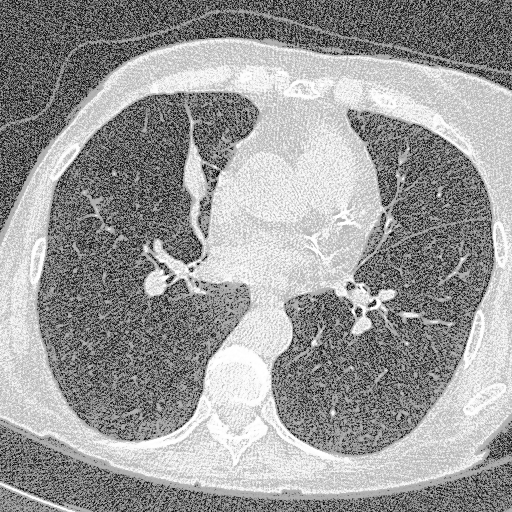
%> input picture Lecture Scripts/LungCtSlice.tif, 512 x 512 px
$ octave Snippet_03_Estimate_Lung_Intensity_Models_With_Masks.m   (GNU Octave 9; MATLAB toolbox functions it lacks are replaced by stand-ins)
%> lines starting %> are read from the running program, lines starting %| are printed output that depends on the picture; in (x1, y1, x2, y2) boxes, pixels count from 0 and x2, y2 are one past the last pixel; in counts of white or black regions, pixels touching at a corner belong together; the program's own positions count from 1
% Clear the command window.
clc;
% Close all open figure windows.
close all;
% Clear all variables from the workspace.
clear all;

% Read the lung image and convert it to double precision.
doubleImage = double(imread("LungCtSlice.tif"));
%> doubleImage: size 512x512 double; min 0, max 255, mean 154.6; mean of the top-left, top-right, bottom-left and bottom-right quarters 134.5, 165.1, 158.3, 160.5
% Read the single binary mask where white labels the lung and black labels the chest.
maskImage = double(imread("LungCtMask.tif"));
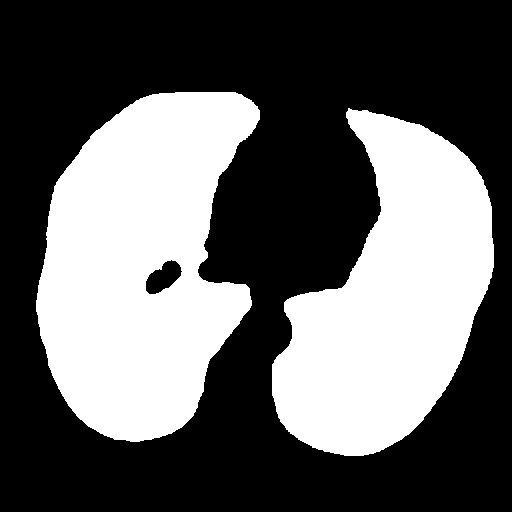
%> input picture Lecture Scripts/LungCtMask.tif, 512 x 512 px
%> maskImage: size 512x512 double; 38.2% white; 2 white regions, box (x1, y1, x2, y2) and area: (36, 92, 260, 442) 53975, (272, 108, 494, 456) 46224
% Convert the white lung region to a logical array.
lungMask = maskImage > 0;
% Derive the black chest region as the logical complement of the lung mask.
chestMask = ~lungMask;
% Check whether the mask matches the size of the lung image.
if (~isequal(size(doubleImage), size(lungMask)))
    % Stop the script with a clear error message.
    error("The mask must have the same size as the lung image.");
% End the size-check conditional block.
end
% Gather the lung training samples inside the white mask region.
lungPixels = doubleImage(lungMask);
% Gather the chest training samples inside the black mask region.
chestPixels = doubleImage(chestMask);
% Estimate the mean of the lung class.
lungMean = mean(lungPixels);
%> lungMean = 117.5
% Estimate the variance of the lung class.
lungVariance = var(lungPixels);
%> lungVariance = 2424.2
% Estimate the mean of the chest class.
chestMean = mean(chestPixels);
%> chestMean = 177.5
% Estimate the variance of the chest class.
chestVariance = var(chestPixels);
%> chestVariance = 4093.1
% Summarize the estimated factors in a readable table.
factorTable = table(["Lung"; "Chest"], [numel(lungPixels); numel(chestPixels)], [lungMean; chestMean], [lungVariance; chestVariance], VariableNames=["Tissue", "PixelCount", "Mean", "Variance"]);
%> factorTable = 2 items; Var2, Var3 and Var4: 100199 117.5 2424.2, 161945 177.5 4093.1
% Display the factor table in the command window.
disp(factorTable);
% Define the gray-level axis for the model curves.
grayLevels = 0:1:255;
% Compute the Gaussian probability density of the lung class.
lungPdf = (1 ./ sqrt(2 .* pi .* lungVariance)) .* exp(-((grayLevels - lungMean).^2) ./ (2 .* lungVariance));
%> lungPdf = 256 values, max 0.0081 at index 119, min 0.000164 at index 256, mean 0.00386
% Compute the Gaussian probability density of the chest class.
chestPdf = (1 ./ sqrt(2 .* pi .* chestVariance)) .* exp(-((grayLevels - chestMean).^2) ./ (2 .* chestVariance));
%> chestPdf = 256 values, max 0.00624 at index 178, min 0.000133 at index 1, mean 0.00346
% Open a new figure window to inspect the single mask and its complement.
figure("Color", "w");
% Create the first subplot for the original image.
subplot(1, 3, 1);
% Display the lung CT slice as a grayscale image.
imagesc(doubleImage);
% Apply a grayscale colormap to the figure.
colormap(gray);
% Preserve the correct aspect ratio of the image.
axis image;
% Add a title to the image subplot.
title("Lung CT Slice");
% Create the second subplot for the white lung region.
subplot(1, 3, 2);
% Display the white lung region of the binary mask.
imagesc(lungMask);
% Preserve the correct aspect ratio of the mask.
axis image;
% Add a title to the lung mask subplot.
title("Lung Mask (White, Class 1)");
% Create the third subplot for the black chest region.
subplot(1, 3, 3);
% Display the derived black chest region of the mask.
imagesc(chestMask);
% Preserve the correct aspect ratio of the mask.
axis image;
% Add a title to the chest mask subplot.
title("Chest Mask (Black, Class 2)");
% Open a new figure window for the model plot.
figure("Color", "w");
% Plot the lung Gaussian model in red.
plot(grayLevels, lungPdf, "r", "LineWidth", 2);
% Hold the plot to overlay the chest model.
hold on;
% Plot the chest Gaussian model in blue.
plot(grayLevels, chestPdf, "b", "LineWidth", 2);
% Add a legend for the two tissue models.
legend("Lung Tissue", "Chest Tissue");
% Add a descriptive title to the model plot.
title("Gaussian Intensity Models for Lung and Chest Tissues");
% Label the horizontal axis of the model plot.
xlabel("Gray Level");
% Label the vertical axis of the model plot.
ylabel("Probability Density");
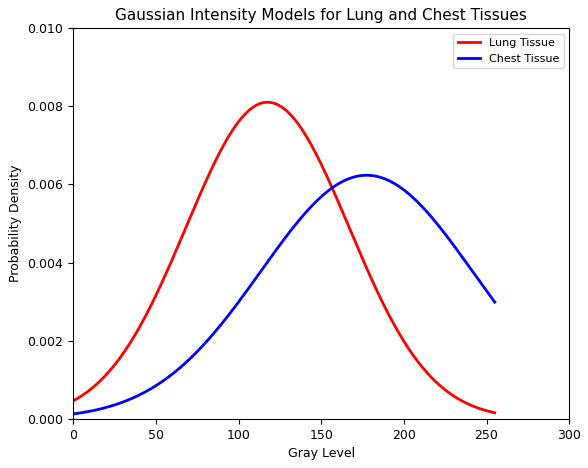
%> figure redrawn from the program's plot data; curve peaks at x = 118, y = 0.0081; curve peaks at x = 177, y = 0.00624
